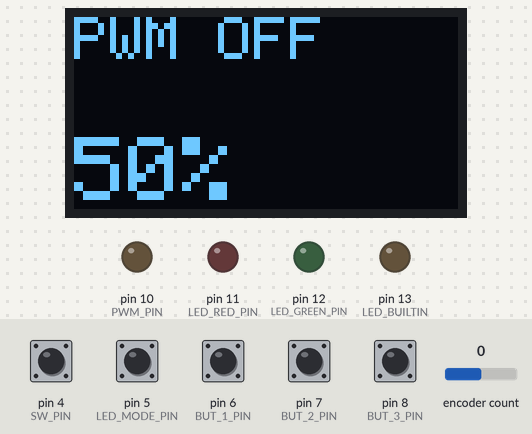
The sketch below on a simulated Arduino Uno, built with avr-gcc and run on an emulated ATmega328P. Shown: 128×64 one-colour display, output pins drawn as LEDs (lit = HIGH). The inputs (shaded band) are chosen by the test bench; at power-on: pin 4 (SW_PIN), pin 5 (LED_MODE_PIN), pin 6 (BUT_1_PIN), pin 7 (BUT_2_PIN), pin 8 (BUT_3_PIN) HIGH, encoder count 0.

Above: at 5.1 s.
5.2 s: pin 4 (SW_PIN) pulled LOW for 0.15 s
At 6.4 s:
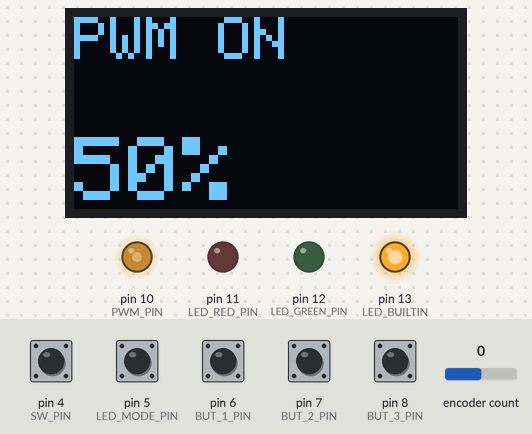
6.8 s: pin 5 (LED_MODE_PIN) pulled LOW for 0.15 s
At 6.96 s:
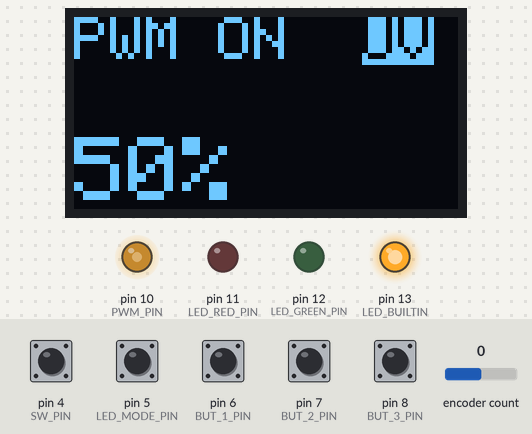
8.5 s: encoder count set to 1
At 9.0 s:
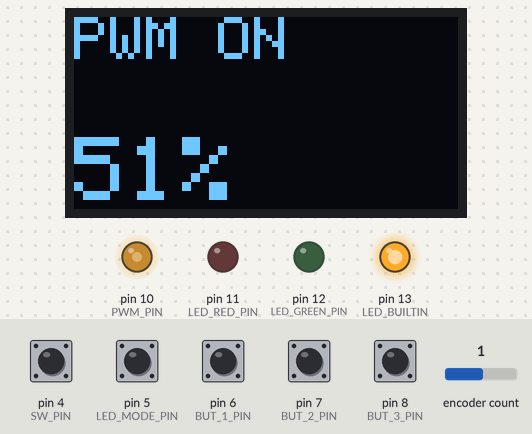
10.0 s: pin 4 (SW_PIN) pulled LOW for 1 s
At 11.3 s:
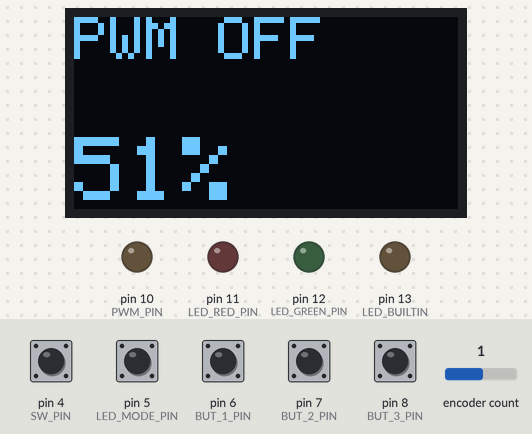
12.5 s: pin 5 (LED_MODE_PIN) pulled LOW for 1 s
At 13.3 s:
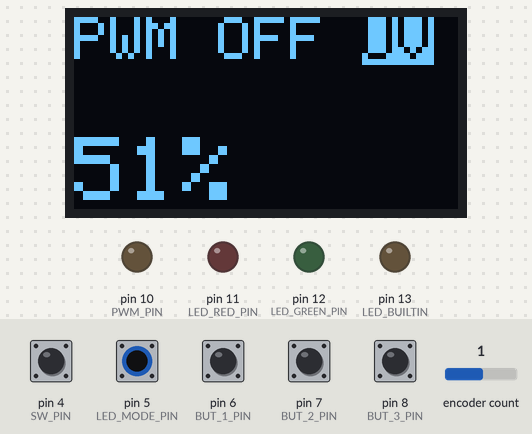
15.0 s: pin 6 (BUT_1_PIN) pulled LOW for 0.15 s
At 16.5 s:
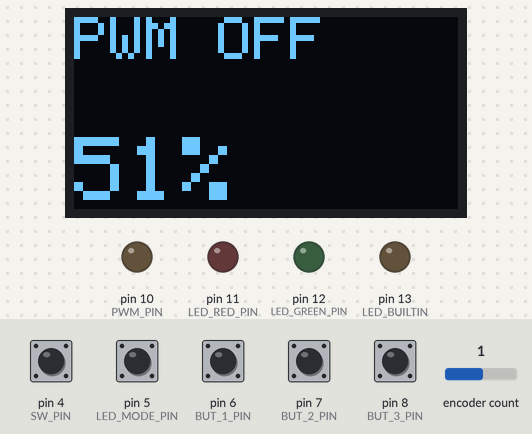
Timing chart, 0 to 17.6 s (numbered marks = the images above; inputs shaded):
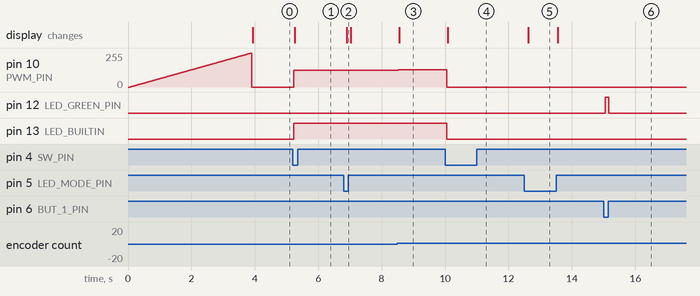

Measured:
- after the input at 5.2 s, pin 10 (PWM_PIN): 0/255 → 127/255 at once; pin 13 (LED_BUILTIN): LOW → HIGH at once; the display: changes after 0.06 s (image 1)
- after the input at 6.8 s, the display: changes after 0.10 s (image 2)
- after the input at 8.5 s, pin 10 (PWM_PIN): 127/255 → 130/255 at once; the display: changes after 0.06 s (image 3)
- after the input at 10.0 s, pin 10 (PWM_PIN): 130/255 → 0/255 after 0.06 s; pin 13 (LED_BUILTIN): HIGH → LOW after 0.06 s; the display: changes after 0.09 s (image 4)
- after the input at 12.5 s, the display: changes after 0.13 s (image 5)
- after the input at 15.0 s, pin 12 (LED_GREEN_PIN): LOW → HIGH after 0.06 s, → LOW 0.10 s later

The sketch:

Lightbox.ino
```cpp
#include <Adafruit_SSD1306.h>
#include <Encoder.h>

// OLED screen

#define OLED_I2C 0x3c
#define OLED_W 128
#define OLED_H 64
#define OLED_RST -1
Adafruit_SSD1306 oled(OLED_W, OLED_H, &Wire, OLED_RST);

// Rotary encoder, with switch

Encoder rotary(2, 3);
int rot_state = -1;

#define SW_PIN 4
byte sw_state = 1; // Normally open contact (pullup)

// LED strip switch

#define LED_MODE_PIN 5
byte uv_state = 0;

// Front panel (AMP CT connector, CT.1 = GND)

#define BUT_1_PIN 6       // CT.6 Scan
#define BUT_2_PIN 7       // CT.5 Print
#define BUT_3_PIN 8       // CT.4 Brush

#define LED_RED_PIN   11  // CT.3
#define LED_GREEN_PIN 12  // CT.2

// PWM output

#define PWM_PIN 10
byte pwm_state = 0;

#define RAMPUP 4000


void oled_setup() {
  oled.begin(SSD1306_SWITCHCAPVCC, OLED_I2C);

  oled.setTextColor(WHITE, BLACK);

  oled.clearDisplay();

#if 0
  // Test screen
  for (byte screen=0; screen < 4; screen++) {
    for (byte l=0 ; l < OLED_H ; l++) {
      for (byte c=0 ; c < OLED_W ; c++) {
        byte color;
        switch (screen) {
          case 0: color = WHITE; break;
          case 1:
          case 2:
            color = (((screen & 1) ? l : c) & 1) ? WHITE : BLACK; break;
          case 3 : color = BLACK; break;
        }
        oled.drawPixel(c, l, color);
      }
    }
    oled.display();
    if (screen < 3)
      delay(300);
  }
#else
  oled.setCursor(0, 40);
  oled.setTextSize(2);
  oled.print("LightBox");
  oled.display();
#endif
}

void oled_show_state(void) {
    oled.clearDisplay();

    oled.setCursor(0, 0);
    oled.setTextSize(2);
    oled.print("PWM ");
    oled.print(pwm_state ? "ON  " : "OFF ");

    if (uv_state) {
      oled.setTextColor(BLACK, WHITE);
      oled.print("UV");
      oled.setTextColor(WHITE, BLACK);
    }

    oled.setCursor(0, 40);
    oled.setTextSize(3);
    oled.print(rot_state);
    oled.print("%");

    oled.display();
}

void setup() {
  // Set up OLED display

  oled_setup();

  // Set up pin modes

  for (byte pin = 2; pin <= 8; pin++)
    pinMode(pin, INPUT_PULLUP);

  for (byte pin = 10; pin <= 13; pin++) {
    pinMode(pin, OUTPUT);
    digitalWrite(pin, 0);
  }

  // Fade up LED strip for test

  for (int j = 0; j < 256; j++) {
    analogWrite(PWM_PIN, j);
    delay(RAMPUP / 256);
  }
  analogWrite(PWM_PIN, 0);

  // Initialize intensity at 50%

  rotary.write(50 * 4);
};

void loop() {
  // Front panel of the scanner (buttons and bicolor LED, just for show)

  byte scan_state  = !digitalRead(BUT_1_PIN);
  byte print_state = !digitalRead(BUT_2_PIN);
  byte brush_state = !digitalRead(BUT_3_PIN);

  // Scan  = Green
  // Brush = Orange
  // Print = Red

  // Red is too intense compared to green, so only turn it on at 50% PWM

  // digitalWrite(LED_RED_PIN, brush_state || print_state);
  analogWrite(LED_RED_PIN, (brush_state || print_state) ? 128 : 0);

  digitalWrite(LED_GREEN_PIN, brush_state || scan_state);

  // LED strip on/off switch (bistable from the rotary encoder switch)

  byte sw = digitalRead(SW_PIN);
  byte pwm_change = (!sw && sw_state);
  pwm_state ^= pwm_change;
  sw_state = sw;
  digitalWrite(LED_BUILTIN, pwm_state);

  // Intensity setting: read rotary encoder and clamp it to 0..100

  int rot = rotary.read() / 4;
  // Encoder library reads 4 edges per click

  int clamped_rot = (rot < 0) ? 0 : ((rot > 100) ? 100 : rot);
  if (clamped_rot != rot)
    rotary.write(clamped_rot * 4);

  // UV mode sense

  byte uv = !digitalRead(LED_MODE_PIN);
  byte uv_change = (uv != uv_state);
  uv_state = uv;

  // Update outputs

  if (pwm_change || uv_change || clamped_rot != rot_state) {
    rot_state = clamped_rot;
    analogWrite(PWM_PIN, (pwm_state ? map(rot_state, 0, 100, 0, 255) : 0));
    oled_show_state();
  }

  delay(100);
}
```
